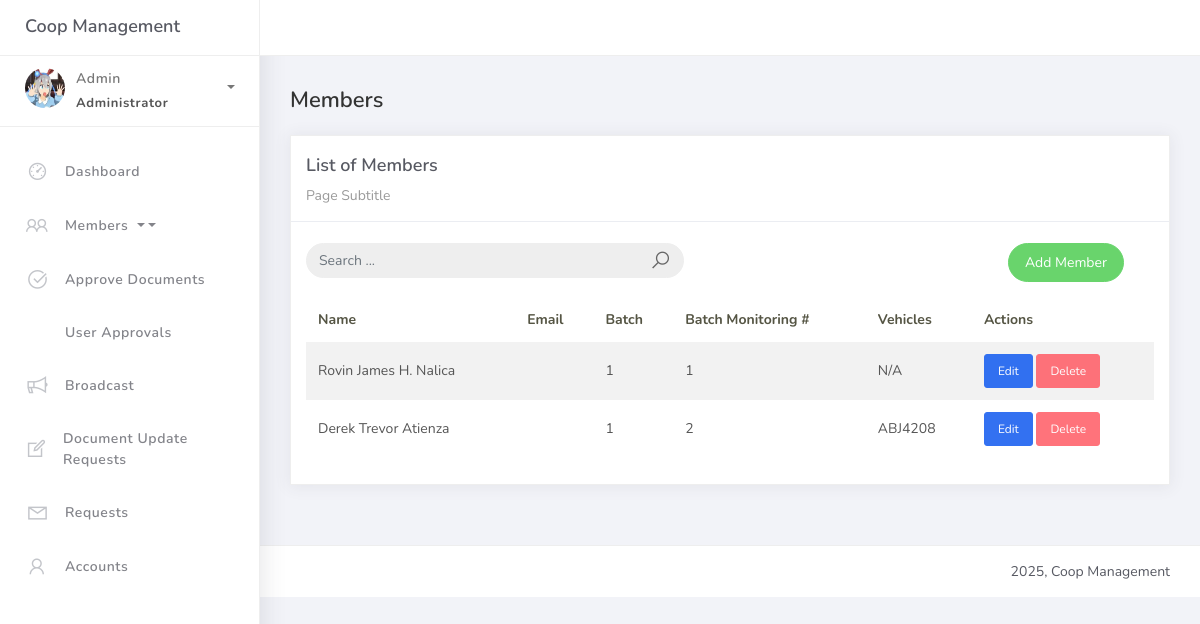
The app's page /members/ (signed in) with its own data.
### coop/models.py (models this page shows, shortened)
class Member(models.Model):
    full_name = models.CharField(max_length=255)
    batch = models.ForeignKey(Batch, on_delete=models.CASCADE, related_name="members")
    batch_monitoring_number = models.PositiveIntegerField()
    is_dormant = models.BooleanField(default=False)
    user_account = models.OneToOneField(
        'User',
        on_delete=models.SET_NULL,
        null=True,
        blank=True,
        related_name='member_profile'
    )

class Batch(models.Model):
    number = models.CharField(max_length=20, unique=True)
    created_by = models.ForeignKey(User, on_delete=models.SET_NULL, null=True, blank=True, limit_choices_to={'role': 'admin'})

class Vehicle(models.Model):
    plate_number = models.CharField(max_length=20, unique=True)
    engine_number = models.CharField(max_length=50, blank=True, null=True)
    chassis_number = models.CharField(max_length=50, blank=True, null=True)
    make_brand = models.CharField(max_length=100, blank=True, null=True)
    body_type = models.CharField(max_length=50, default="van", editable=False)
    year_model = models.PositiveIntegerField(blank=True, null=True)
    series = models.CharField(max_length=50, blank=True, null=True)
    color = models.CharField(max_length=30, blank=True, null=True)
    member = models.ForeignKey(Member, on_delete=models.SET_NULL, null=True, blank=True, related_name="vehicles")

### coop/views.py (the view, shortened to what this page needs)
# urls.py: path("members/", views.MemberListView.as_view(), name="member_list"),
@method_decorator(login_required, name='dispatch')
class MemberListView(ListView):
    model = Member
    template_name = "memberlist.html"
    context_object_name = "object_list"
    paginate_by = 10
    def get_queryset(self):
        queryset = super().get_queryset().select_related('batch').prefetch_related('vehicles')
        q = self.request.GET.get("q", "")
        return queryset
    def render_to_response(self, context, **response_kwargs):
        if self.request.headers.get('x-requested-with') == 'XMLHttpRequest':
            html = render_to_string("includes/member_table_rows.html", context)
            return JsonResponse({'html': html})
        return super().render_to_response(context, **response_kwargs)

### templates/memberlist.html (shortened to what this page needs)
{% extends 'base.html' %}
{% load static %}
{% block content %}
<div class="content">
    <div class="container-fluid">
        <h4 class="page-title">Members</h4>
        <div class="row">
            <div class="col-md-12">
                <div class="card">
                    <div class="card-header">
                        <div class="card-title">List of Members</div>
                        <div class="card-category">Page Subtitle</div>
                    </div>
                    <br />
                    <div class="col-md-12 row">
                        <div class="col-md-6">
                            <form class="navbar-left navbar-form nav-search mr-md-3" action="{% url 'member_list' %}">
                                <div class="input-group">
                                    <input type="text" id="member-search" placeholder="Search ..." class="form-control" name="q" autocomplete="off" />
                                    <div class="input-group-append">
                                        <span class="input-group-text">
                                            <i class="la la-search search-icon"></i>
                                        </span>
                                    </div>
                                </div>
                            </form>
                        </div>
                        <div class="col-md-6">
                            <div class="pull-right">
                                <a href="{% url 'member_add' %}" class="btn btn-success btn-rounded"> Add Member</a>
                            </div>
                        </div>
                    </div>
                    <div class="card-body">
                        <table class="table table-striped">
                            <thead>
                                <tr>
                                    <th>Name</th>
                                    <th>Email</th>
                                    <th>Batch</th>
                                    <th>Batch Monitoring #</th>
                                    <th>Vehicles</th>
                                    <th>Actions</th>
                                </tr>
                            </thead>
                            <tbody id="member-table-body">
                                {% for member in object_list %}
                                <tr>
                                    <td>{{ member.full_name }}</td>
                                    <td>{{ member.email }}</td>
                                    <td>{{ member.batch.number }}</td>
                                    <td>{{ member.batch_monitoring_number }}</td>
                                    <td>
                                        {% if member.vehicles.all %}
                                            {% for v in member.vehicles.all %}
                                                {{ v.plate_number }}{% if not forloop.last %}, {% endif %}
                                            {% endfor %}
                                        {% else %}
                                            N/A
                                        {% endif %}
                                    </td>
                                    <td>
                                        <a href="{% url 'member_edit' member.pk %}" class="btn btn-sm btn-primary">Edit</a>
                                        <a href="{% url 'member_confirm_delete' member.pk %}" class="btn btn-sm btn-danger">Delete</a>
                                    </td>
                                </tr>
                                {% empty %}
                                <tr>
                                    <td colspan="7">No members found.</td>
                                </tr>
                                {% endfor %}
                            </tbody>
                        </table>
                    </div>
                </div>
            </div>
        </div>
    </div>
</div>
{% endblock %}

### records on screen
Member: full_name "Rovin James H. Nalica", batch.number "1", batch_monitoring_number "1", shows "N/A"
Member: full_name "Derek Trevor Atienza", batch.number "1", batch_monitoring_number "2"
Vehicle: plate_number "ABJ4208"
